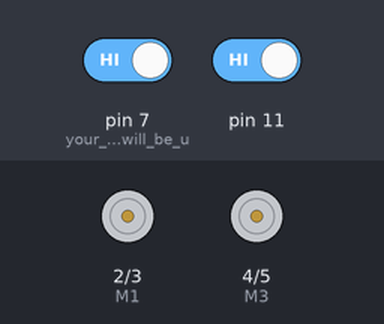
The sketch below on a simulated Arduino Pro Mini, built with avr-gcc and run on an emulated ATmega328P. Shown: motor-driver pin pairs drawn as motors (green arrow = first pin HIGH = forward, orange = second pin HIGH = backward, longer = more drive). Inputs (shaded band) come from the test bench; at power-on: pin 7 (your_IR_sensors_will_be_u) HIGH, pin 11 HIGH.

Above: at 1.2 s.
1.3 s: pin 7 (your_IR_sensors_will_be_u) driven LOW
At 2.2 s:
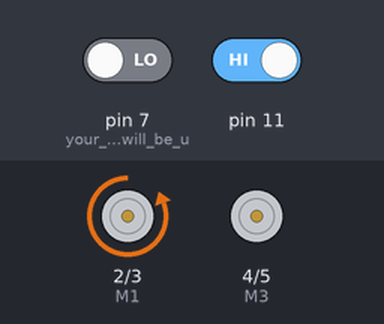
2.8 s: pin 11 driven LOW
At 3.3 s:
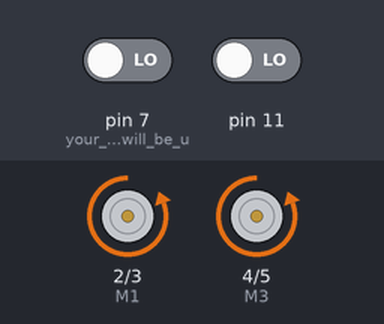
4.3 s: pin 7 (your_IR_sensors_will_be_u) driven HIGH
At 5.5 s:
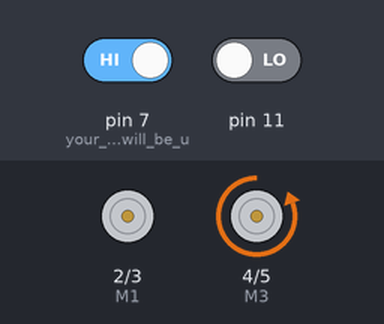
5.8 s: pin 11 driven HIGH
At 6.8 s:
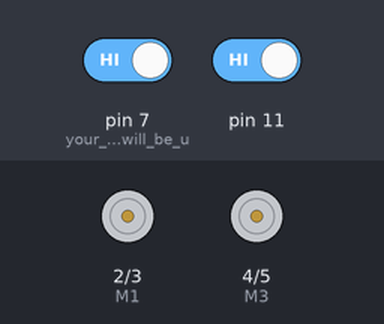
Timing chart, 0 to 8.3 s (numbered marks = the images above; inputs shaded):
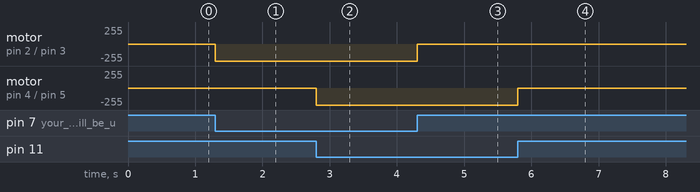

Measured:
- after the input at 1.3 s, motor on pin 2 (M1) / pin 3 (M2): stopped → backward 255/255 at once
- after the input at 2.8 s, motor on pin 4 (M3) / pin 5 (M4): stopped → backward 255/255 at once
- after the input at 4.3 s, motor on pin 2 (M1) / pin 3 (M2): backward 255/255 → stopped at once
- after the input at 5.8 s, motor on pin 4 (M3) / pin 5 (M4): backward 255/255 → stopped at once

The sketch:

Project_Code.ino
```cpp
/*line following Robot using arduino pro mini. You can use any Arduino you want ..change the pins accordingly.
 Note :Also use PWM(Pulse width Modulation) pins( for my Pro mini its 9 and 10) on Arduino  for ENA AND ENB pins.*/

int IR1 = 7;
int IR2 = 8;
int M1 = 2;
int M2 = 3;
int M3 = 4;
int M4 = 5;
int ENA = 9;
int ENB = 10;

void setup()
{
 pinMode(7, INPUT); // your IR sensors will be used as Input
 pinMode(11, INPUT);
 pinMode(M1, OUTPUT); // Motors will the Output
 pinMode(M2, OUTPUT);
 pinMode(M3, OUTPUT);
 pinMode(M4, OUTPUT);
 //pinMode(ENA, OUTPUT); //optional: Mention this if you want to control speed of the Motors.
 //pinMode(ENB, OUTPUT);
}

void forward()
{
  digitalWrite(M1, LOW);
  digitalWrite(M2, HIGH);
  digitalWrite(M3, LOW);
  digitalWrite(M4, HIGH);
  //analogWrite(ENA , 255);
  //analogWrite(ENB , 255);
}

void pause()
{
  digitalWrite(M1, LOW);
  digitalWrite(M2, LOW);
  digitalWrite(M3, LOW);
  digitalWrite(M4, LOW);
 // analogWrite(ENA , 0);
  //analogWrite(ENB , 0);
}

void right()
{
  digitalWrite(M1, LOW);
  digitalWrite(M2, HIGH);
  digitalWrite(M3, LOW);
  digitalWrite(M4, LOW);
  //analogWrite(ENA , 255);
  //analogWrite(ENB , 0);
}

void left()
{
  digitalWrite(M1, LOW);
  digitalWrite(M2, LOW);
  digitalWrite(M3, LOW);
  digitalWrite(M4, HIGH);
  //analogWrite(ENA , 0);
  //analogWrite(ENB , 255);
}


void loop()
{
  int detect1 = digitalRead(7); // Read the Status Of Pins
  int detect2 = digitalRead(11);

  if(detect1==LOW && detect2==LOW) // For IR sensor, LOW means high and HIGH means low
  {

    forward();

  }

  if(detect1==HIGH &&detect2==HIGH)
  {
    pause();
  }

  if(detect1==LOW && detect2==HIGH)
  {
    right();
  }

  if(detect1==HIGH && detect2==LOW)
  {
    left();
  }
}
```
